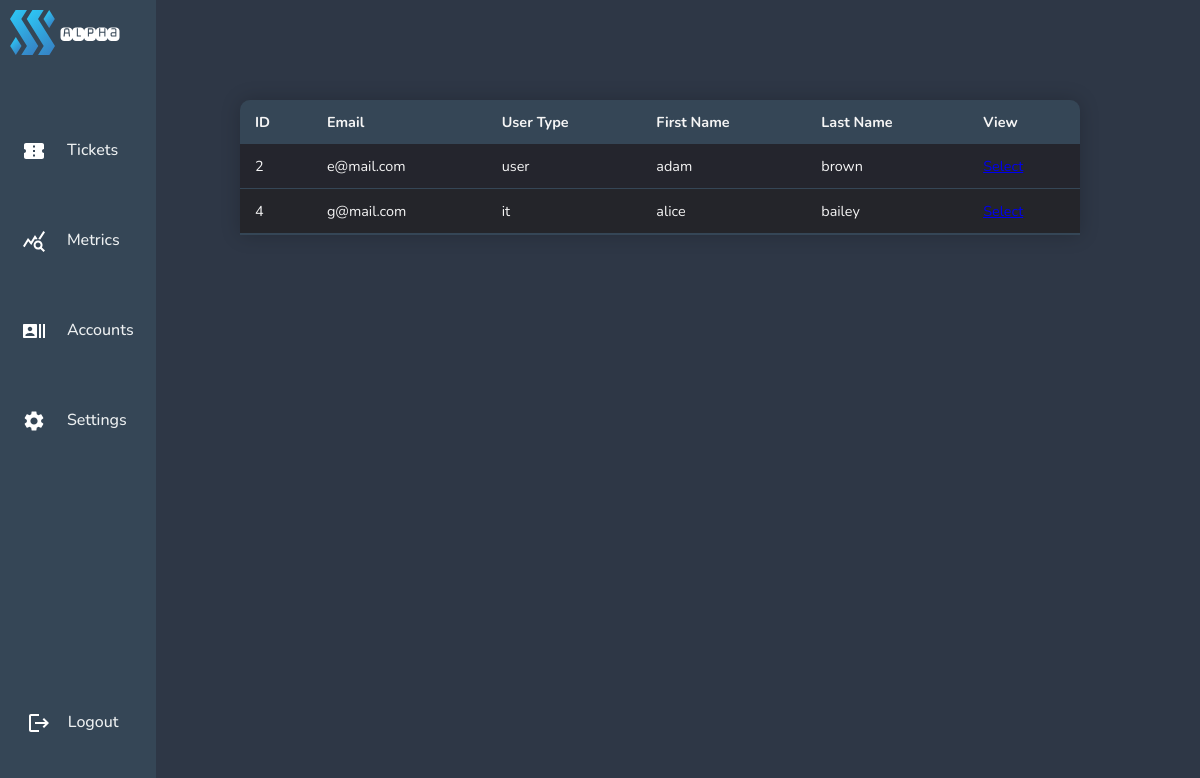
Before: /pages/view-users.php with the older database file.
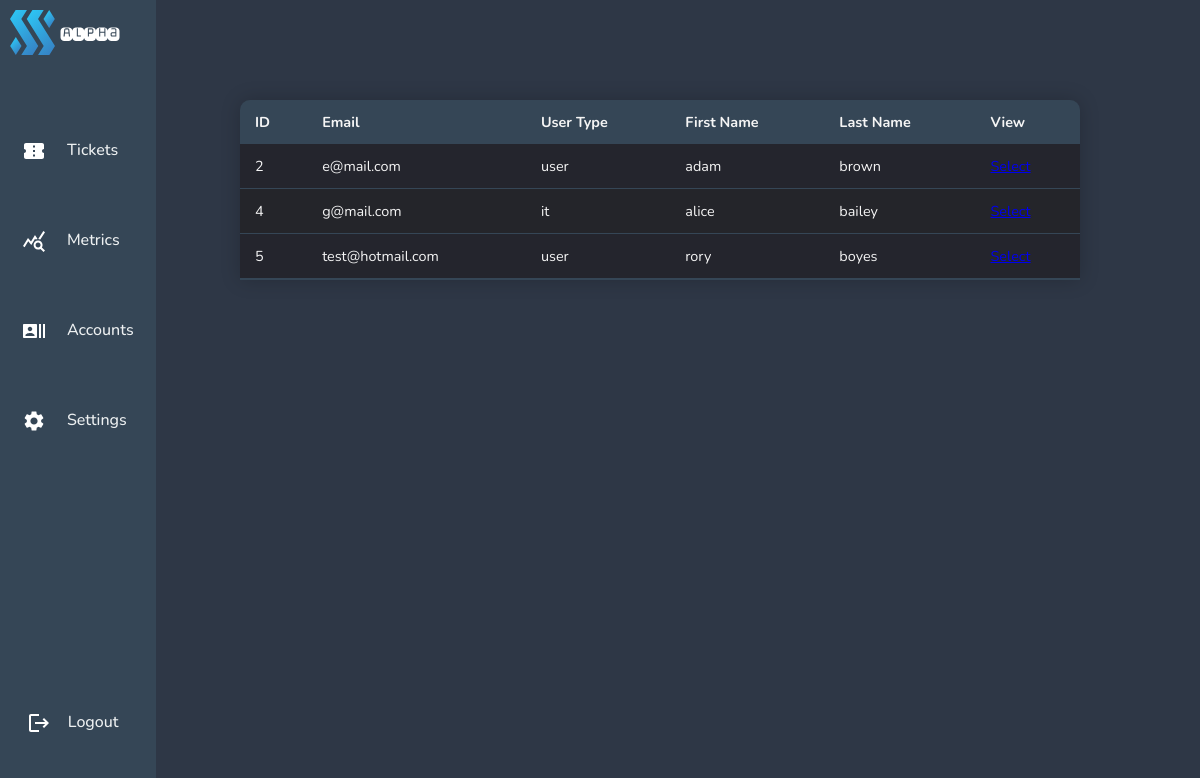
After: the same page with the newer database file.
### tables this page shows
CREATE TABLE "Users" (
	"id"	INTEGER UNIQUE,
	"Email"	TEXT,
	"password"	TEXT,
	"User"	TEXT,
	"fname"	TEXT,
	"lname"	TEXT,
	PRIMARY KEY("id" AUTOINCREMENT)
);

### pages/view-users.php (the view, shortened to what this page needs)
    <?php include'../navigation/admindashnavbar.php';
    require ('../config/dbcon.php'); ?>
    <link rel="stylesheet" href="../navigation/admindashnavbar.css">
    <link rel="stylesheet" href="../css/admintickettable.css">
</head>
<body bgcolor="#2E3746">
<div class="full-screen-container">
    <?php
    $query = "SELECT * FROM Users";
    $statement = $conn->prepare($query);
    $statement->execute();
    $statement->setFetchMode(PDO::FETCH_OBJ);
    $result = $statement->fetchAll();
    ?>
    <table class="ticket-table">
        <thead>
        <tr>
            <th>ID</th>
            <th>Email</th>
            <th>User Type</th>
            <th>First Name</th>
            <th>Last Name</th>
            <th>View</th>
        </tr>
        </thead>
        <?php foreach($result as $data) { ?>
            <tr>
                <td><?= $data->id; ?> </td>
                <td><?= $data->Email; ?> </td>
                <td><?= $data->User; ?> </td>
                <td><?= $data->fname; ?> </td>
                <td><?= $data->lname ?> </td>
                <td>
                    <a href="../pages/edit-user.php?id=<?= $data->id; ?>" class="selectbutton">Select</a>
                </td>
            </tr>
            <?php
        }
        ?>
    </table>
</div>
</body>
</html>

Changed rows visible on the page:
added users: id "5", Email "test@hotmail.com", User "user", fname "rory", lname "boyes"
